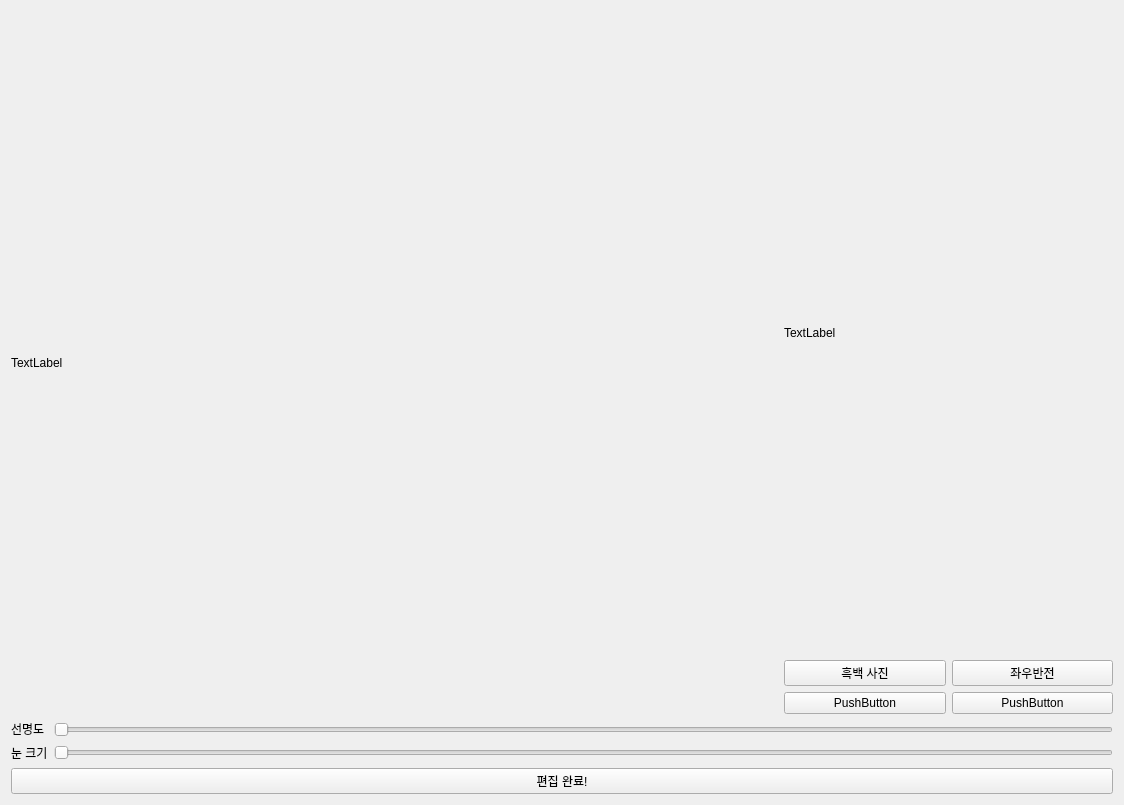
<?xml version="1.0" encoding="UTF-8"?>
<ui version="4.0">
 <class>PhotoEditPage</class>
 <widget class="QWidget" name="PhotoEditPage">
  <property name="geometry">
   <rect>
    <x>0</x>
    <y>0</y>
    <width>1124</width>
    <height>805</height>
   </rect>
  </property>
  <property name="windowTitle">
   <string>Form</string>
  </property>
  <layout class="QVBoxLayout" name="verticalLayout_2">
   <item>
    <layout class="QVBoxLayout" name="verticalLayout" stretch="10,1,1">
     <item>
      <layout class="QHBoxLayout" name="horizontalLayout_3" stretch="7,3">
       <item>
        <widget class="QLabel" name="photoScreen">
         <property name="text">
          <string>TextLabel</string>
         </property>
        </widget>
       </item>
       <item>
        <layout class="QVBoxLayout" name="verticalLayout_3" stretch="5,1,1">
         <item>
          <widget class="QLabel" name="label_2">
           <property name="text">
            <string>TextLabel</string>
           </property>
          </widget>
         </item>
         <item>
          <layout class="QHBoxLayout" name="horizontalLayout_5">
           <item>
            <widget class="QPushButton" name="BW_Button">
             <property name="text">
              <string>흑백 사진</string>
             </property>
             <property name="checkable">
              <bool>true</bool>
             </property>
            </widget>
           </item>
           <item>
            <widget class="QPushButton" name="horizontal_flip_button">
             <property name="text">
              <string>좌우반전</string>
             </property>
            </widget>
           </item>
          </layout>
         </item>
         <item>
          <layout class="QHBoxLayout" name="horizontalLayout_4">
           <item>
            <widget class="QPushButton" name="pushButton_4">
             <property name="text">
              <string>PushButton</string>
             </property>
            </widget>
           </item>
           <item>
            <widget class="QPushButton" name="pushButton_3">
             <property name="text">
              <string>PushButton</string>
             </property>
            </widget>
           </item>
          </layout>
         </item>
        </layout>
       </item>
      </layout>
     </item>
     <item>
      <layout class="QHBoxLayout" name="horizontalLayout_2" stretch="0,0">
       <item>
        <layout class="QVBoxLayout" name="verticalLayout_7">
         <item>
          <widget class="QLabel" name="Sharpen_label">
           <property name="layoutDirection">
            <enum>Qt::LayoutDirection::LeftToRight</enum>
           </property>
           <property name="text">
            <string>선명도</string>
           </property>
          </widget>
         </item>
         <item>
          <widget class="QLabel" name="spot_removal_label">
           <property name="text">
            <string>눈 크기</string>
           </property>
          </widget>
         </item>
        </layout>
       </item>
       <item>
        <layout class="QVBoxLayout" name="verticalLayout_6">
         <item>
          <widget class="QSlider" name="Sharpen_bar">
           <property name="orientation">
            <enum>Qt::Orientation::Horizontal</enum>
           </property>
          </widget>
         </item>
         <item>
          <widget class="QSlider" name="eye_size_bar">
           <property name="orientation">
            <enum>Qt::Orientation::Horizontal</enum>
           </property>
          </widget>
         </item>
        </layout>
       </item>
      </layout>
     </item>
     <item>
      <widget class="QPushButton" name="finish_button">
       <property name="text">
        <string>편집 완료!</string>
       </property>
      </widget>
     </item>
    </layout>
   </item>
  </layout>
 </widget>
 <resources/>
 <connections/>
</ui>
